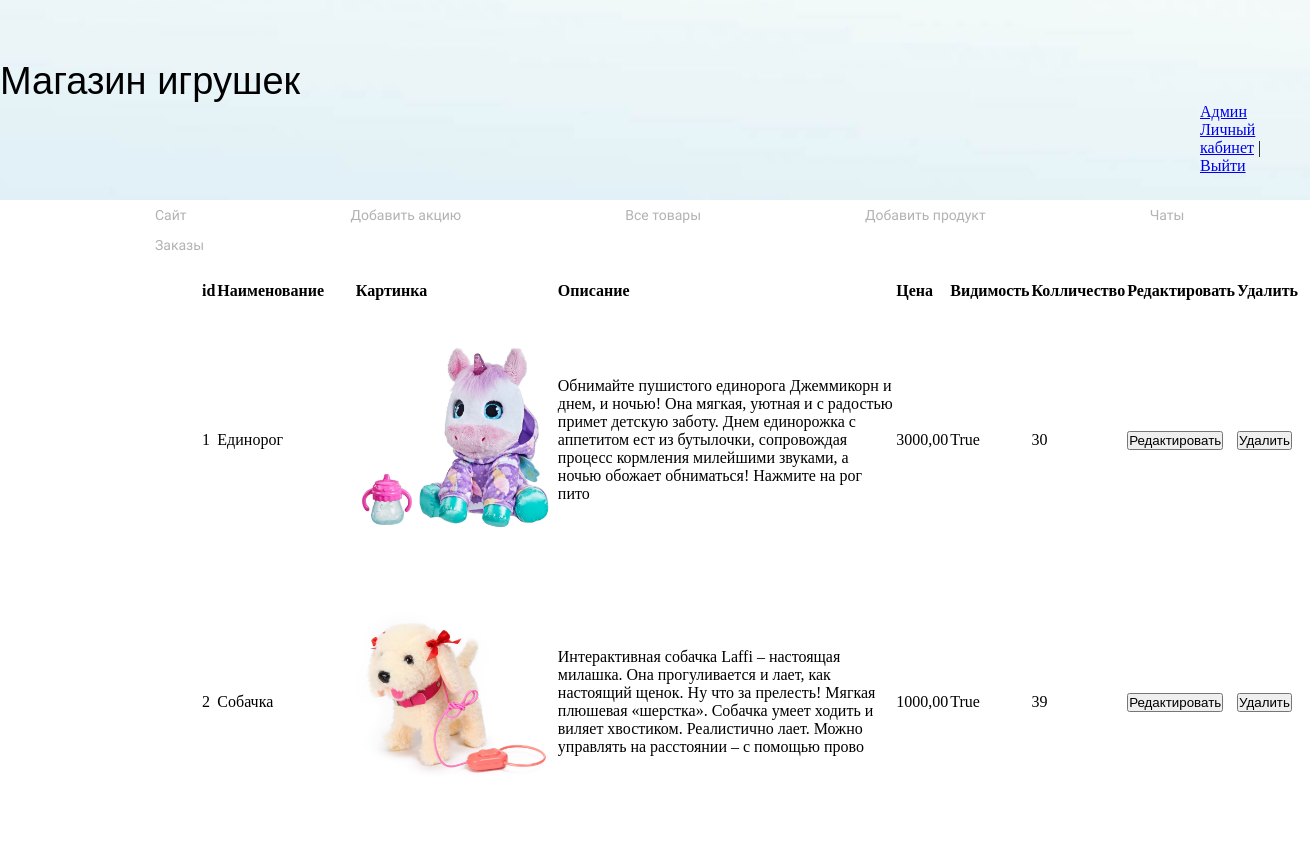
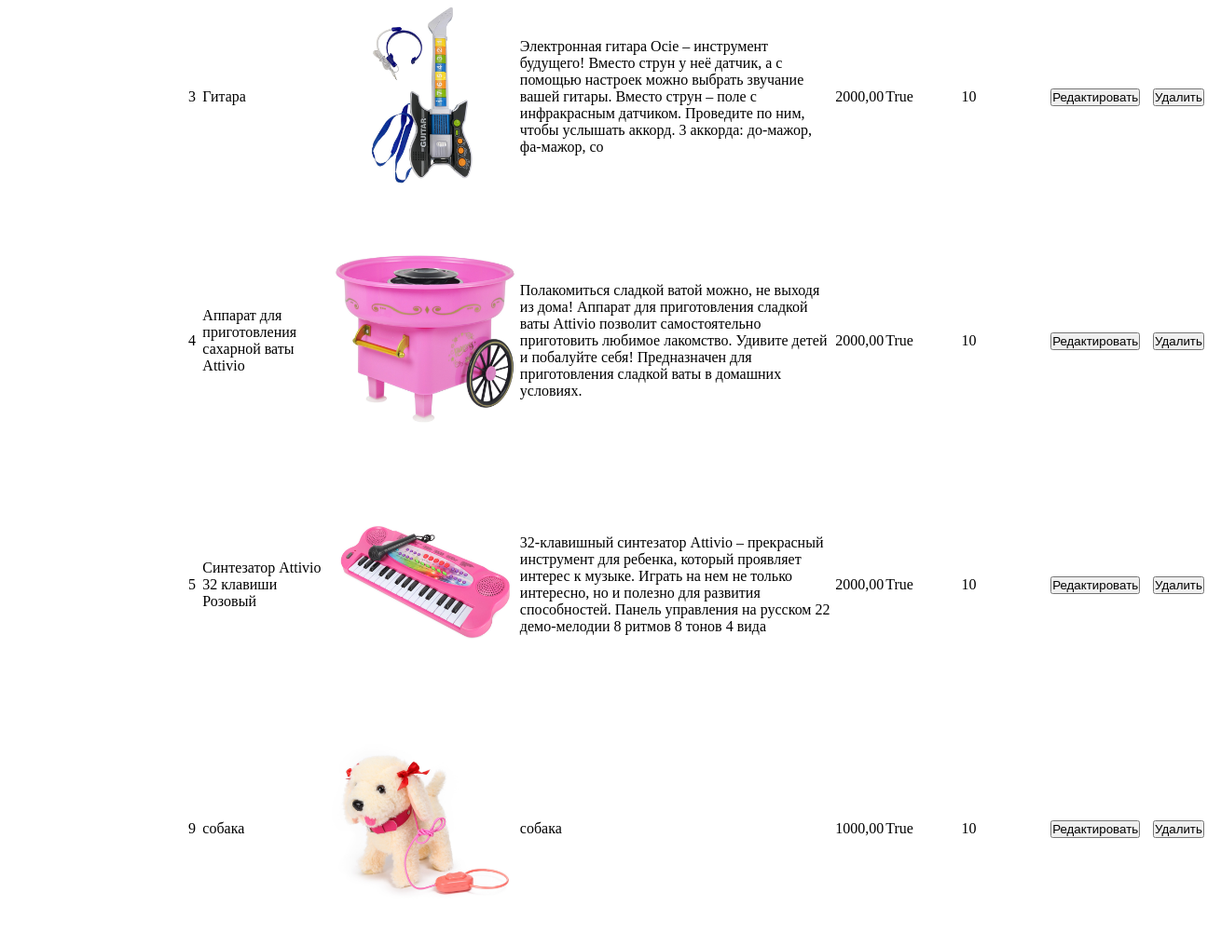
Page /admin_app/all_product/ (signed in) on the committed database (2 pictures, top to bottom).
### app_toy_shop/models.py (models this page shows, shortened)
class Product(models.Model):
    name = models.CharField('Название', max_length=70)
    description = models.TextField('Описание')
    price = models.DecimalField('Цена', max_digits=7, decimal_places=2)
    poster = models.ImageField("Постер", upload_to="photos/")
    category = models.ForeignKey(Category, on_delete=models.SET_NULL, null=True, verbose_name='Категория',
                                 related_name="category_product")
    url = models.SlugField(max_length=170, unique=True)
    quantity = models.PositiveIntegerField('Колличество', default=1)
    is_active = models.BooleanField('Активность', default=True)
    class Meta:
        verbose_name = 'Товар'
        verbose_name_plural = 'Товары'

### admin_app/views.py (the view)
# urls.py: path('all_product/', views.all_product, name='all_product'),
def all_product(request):
    if request.user.is_superuser:
        products = Product.objects.all()
        return render(request, 'admin_app/all_product.html', {'products': products})
    else:
        return redirect('shop:title')

### cart/context_processors.py (called while the page is built)
def cart(request):
    return {'cart': Cart(request)}

### admin_app/templates/admin_app/all_product.html (shortened to what this page needs)
{% extends "admin_app/base.html" %}
{% block content %}
<div class="all_product">
<table class="cart">
    <thead>
      <tr class="spaceUnder">
        <th>id</th>
        <th>Наименование</th>
        <th>Картинка</th>
        <th>Описание</th>
        <th>Цена</th>
        <th>Видимость</th>
        <th>Колличество</th>
        <th>Редактировать</th>
        <th>Удалить</th>
      </tr>
    </thead>
    <tbody>
    {% for product in products %}
    <tr class="spaceUnder">
        <td>{{product.id}}</td>
        <td>{{product.name}}</td>
        {% if product.poster %}
            <td><img class="img-product" src="{{product.poster.url}}"></td>
        {% endif %}
        <td>{{product.description|slice:":255"}}</td>
        <td>{{product.price}}</td>
        <td>{{product.is_active}}</td>
        <td>{{product.quantity}}</td>
         <td><form action="{% url 'admin_app:product_detail' product.id %}">
        <button type="submit">Редактировать</button>
        </form></td>
        <td><form action="{% url 'admin_app:product_delete' product.id %}">
        <button type="submit">Удалить</button>
        </form></td>
    </tr>
    {% endfor %}
    </tbody>
</table>
</div>
{% endblock %}

### static/css/style.css (style rules this page uses)
* { margin: 0; padding: 0; }
html, body { height: 100%; }
.cart { align: center; margin: 20px 10px 0px 200px; width: 1100px; }
tr.spaceUnder>td, th { padding-bottom: 1em; }
.cart tr th { text-align: left;; }
.img-product { width: 200px; height: 200px; margin: 20px 0 20px 0; }

### rows in the picture
Product: id "1", name "Единорог", poster (picture), description "Обнимайте пушистого единорога Джеммикорн и днем, и ночью! Она мягкая, уютная и с радостью примет детскую заботу. Днем единорожка с аппетитом ест из бутылочки, сопровождая процесс кормления милейшими звуками, а ночью обожает обниматься! Нажмите на рог пито", price "3000,00", is_active "True", quantity "30"
Product: id "2", name "Собачка", poster (picture), description "Интерактивная собачка Laffi – настоящая милашка. Она прогуливается и лает, как настоящий щенок. Ну что за прелесть! Мягкая плюшевая «шерстка». Собачка умеет ходить и виляет хвостиком. Реалистично лает. Можно управлять на расстоянии – с помощью прово", price "1000,00", is_active "True", quantity "39"
Product: id "3", name "Гитара", poster (picture), description "Электронная гитара Ocie – инструмент будущего! Вместо струн у неё датчик, а с помощью настроек можно выбрать звучание вашей гитары. Вместо струн – поле с инфракрасным датчиком. Проведите по ним, чтобы услышать аккорд. 3 аккорда: до-мажор, фа-мажор, со", price "2000,00", is_active "True", quantity "10"
Product: id "4", name "Аппарат для приготовления сахарной ваты Attivio", poster (picture), description "Полакомиться сладкой ватой можно, не выходя из дома! Аппарат для приготовления сладкой ваты Attivio позволит самостоятельно приготовить любимое лакомство. Удивите детей и побалуйте себя! Предназначен для приготовления сладкой ваты в домашних условиях.", price "2000,00", is_active "True", quantity "10"
Product: id "5", name "Синтезатор Attivio 32 клавиши Розовый", poster (picture), description "32-клавишный синтезатор Attivio – прекрасный инструмент для ребенка, который проявляет интерес к музыке. Играть на нем не только интересно, но и полезно для развития способностей. Панель управления на русском 22 демо-мелодии 8 ритмов 8 тонов 4 вида", price "2000,00", is_active "True", quantity "10"
Product: id "9", name "собака", poster (picture), description "собака", price "1000,00", is_active "True", quantity "10"
